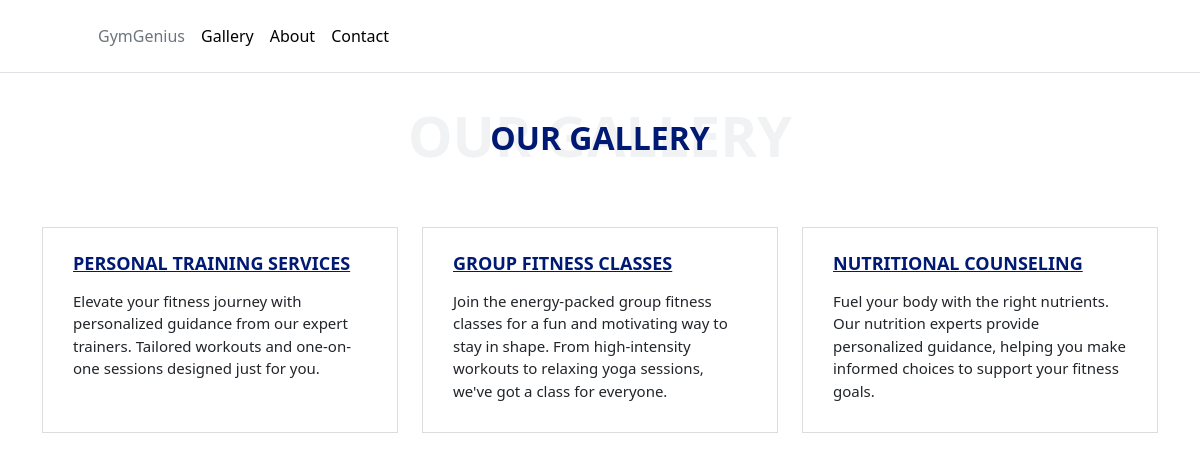
Page /gallery/ on the committed database.
### FitMate/models.py (models this page shows, shortened)
class Gallery(models.Model):
    name = models.CharField(max_length=50)
    description = models.TextField()
    gallery_pic = models.ImageField(upload_to='profile_pictures/')

### FitMate/views.py (the view)
# urls.py: path('gallery/', views.Gallery_view, name='gallery'),
def Gallery_view(request):
    gallery = Gallery.objects.all()
    context = {'gallery':gallery}
    return render(request, 'gallery.html', context)

### templates/gallery.html (shortened to what this page needs)
{% load static%}
{% include 'navbar.html' %}
<!DOCTYPE html>
<html>
<head>
    <link rel='stylesheet' type='text/css' media='screen' href="{% static 'css/gallery.css' %}">
    {% load bootstrap5 %}
    {% bootstrap_css %}
</head>
<body>
    {% block content %}
    <section id="service" class="services pt-0">
      <div class="container" data-aos="fade-up">
          <div class="section-header">
              <h2>Our Gallery</h2>
          </div>
          <div class="row gy-4">
              {% for item in gallery %}
                  <div class="col-lg-4 col-md-6" data-aos="fade-up" data-aos-delay="100">
                      <div class="card">
                          <h3><a href="service-details.html" class="stretched-link">{{ item.name }}</a></h3>
                          <p>{{ item.description }}</p>
                      </div>
                  </div>
              {% endfor %}
          </div>
      </div>
  </section>
    {% endblock %}
</body>
</html>

### FitMate/static/css/gallery.css (style rules this page uses)
body { background-color: rgb(240, 87, 112); }
.services .card { border: 1px solid rgba(14, 29, 52, 0.15); background: #fff; position: relative; border-radius: 0; height: 100%; }
.services .card h3 { font-weight: 700; font-size: 18px; margin-bottom: 5px; padding: 10px 30px; text-transform: uppercase; }
.services .card a { color: #001973; transition: 0.3; }
.services .card p { padding: 0 30px; margin-bottom: 30px; color: var(--color-secondary); font-size: 15px; }
.section-header { text-align: center; padding: 30px 0; position: relative; }
.section-header h2 { font-size: 32px; font-weight: 700; text-transform: uppercase; margin-bottom: 20px; padding-bottom: 0; color: #001973; position: relative; z-index: 2; margin-bottom: 20px; padding-bottom: 20px; position: relative; }
.section-header h2:after { content: ""; position: absolute; display: block; width: 50px; height: 3px; background: var(--color-primary); left: 0; right: 0; bottom: 0; margin: auto; }

### rows in the picture
Gallery: name "PERSONAL TRAINING SERVICES", description "Elevate your fitness journey with personalized guidance from our expert trainers. Tailored workouts and one-on-one sessions designed just for you."
Gallery: name "GROUP FITNESS CLASSES", description "Join the energy-packed group fitness classes for a fun and motivating way to stay in shape. From high-intensity workouts to relaxing yoga sessions, we've got a class for everyone."
Gallery: name "NUTRITIONAL COUNSELING", description "Fuel your body with the right nutrients. Our nutrition experts provide personalized guidance, helping you make informed choices to support your fitness goals."
